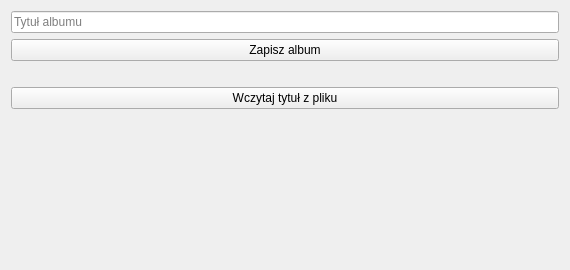
<?xml version='1.0' encoding='utf-8'?>
<ui version="4.0">
 <class>Form</class>
 <widget class="QWidget" name="Form">
  <property name="geometry">
   <rect>
    <x>0</x>
    <y>0</y>
    <width>570</width>
    <height>270</height>
   </rect>
  </property>
  <property name="windowTitle">
   <string>Katalog albumów</string>
  </property>
  <layout class="QVBoxLayout" name="uklad">
   <item>
    <widget class="QLineEdit" name="tytulEdit">
     <property name="placeholderText">
      <string>Tytuł albumu</string>
     </property>
    </widget>
   </item>
   <item>
    <widget class="QPushButton" name="zapiszButton">
     <property name="text">
      <string>Zapisz album</string>
     </property>
    </widget>
   </item>
   <item>
    <widget class="QLabel" name="wynikLabel">
     <property name="text">
      <string />
     </property>
     <property name="wordWrap">
      <bool>true</bool>
     </property>
     <property name="textFormat">
      <enum>Qt::PlainText</enum>
     </property>
    </widget>
   </item>
   <item>
    <widget class="QPushButton" name="importujButton">
     <property name="text">
      <string>Wczytaj tytuł z pliku</string>
     </property>
    </widget>
   </item>
   <item>
    <spacer name="miejsce">
     <property name="orientation">
      <enum>Qt::Vertical</enum>
     </property>
     <property name="sizeHint">
      <size>
       <width>20</width>
       <height>20</height>
      </size>
     </property>
    </spacer>
   </item>
  </layout>
 </widget>
 <resources />
 <connections />
</ui>
